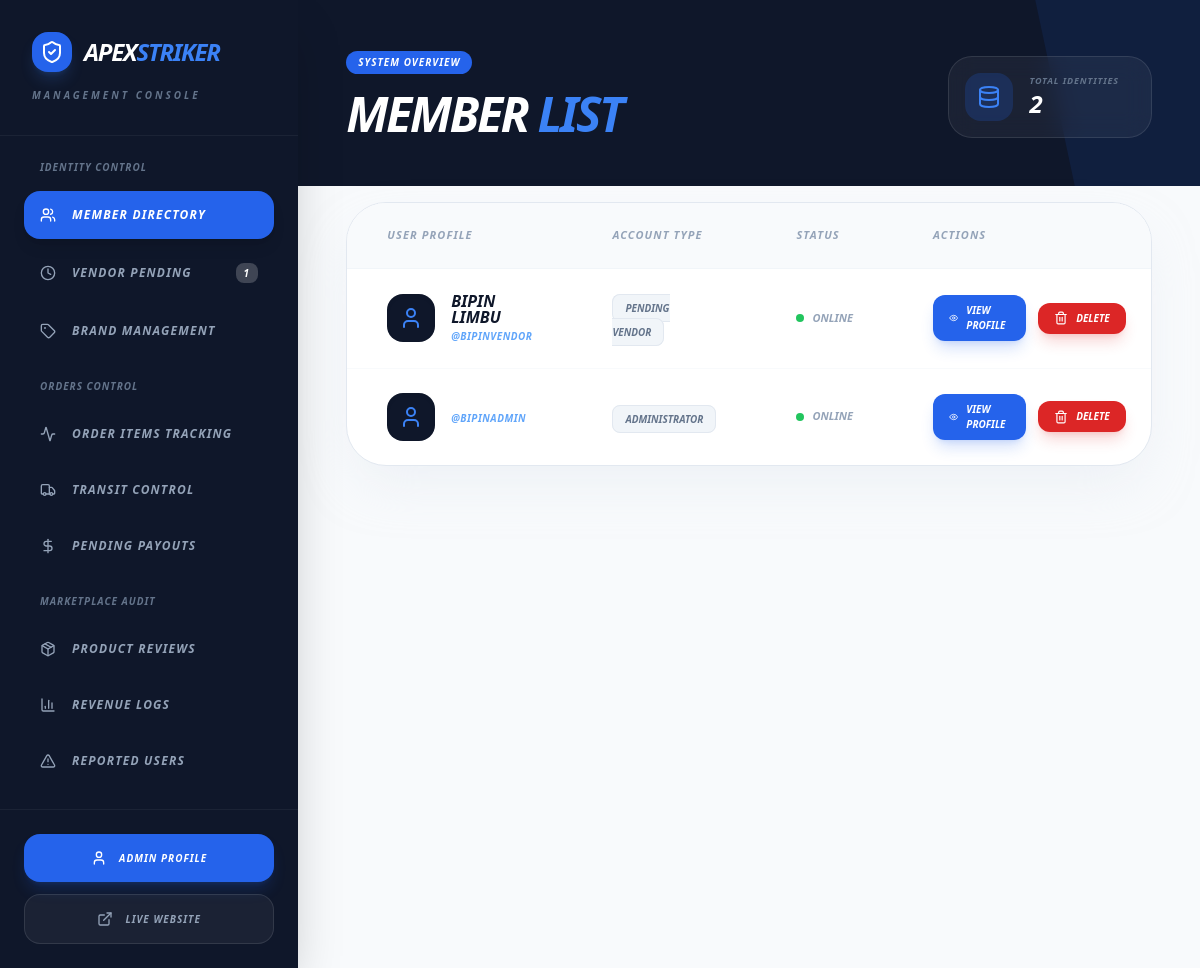
The page /dashboard/admin/ (signed in) on the database as committed earlier.
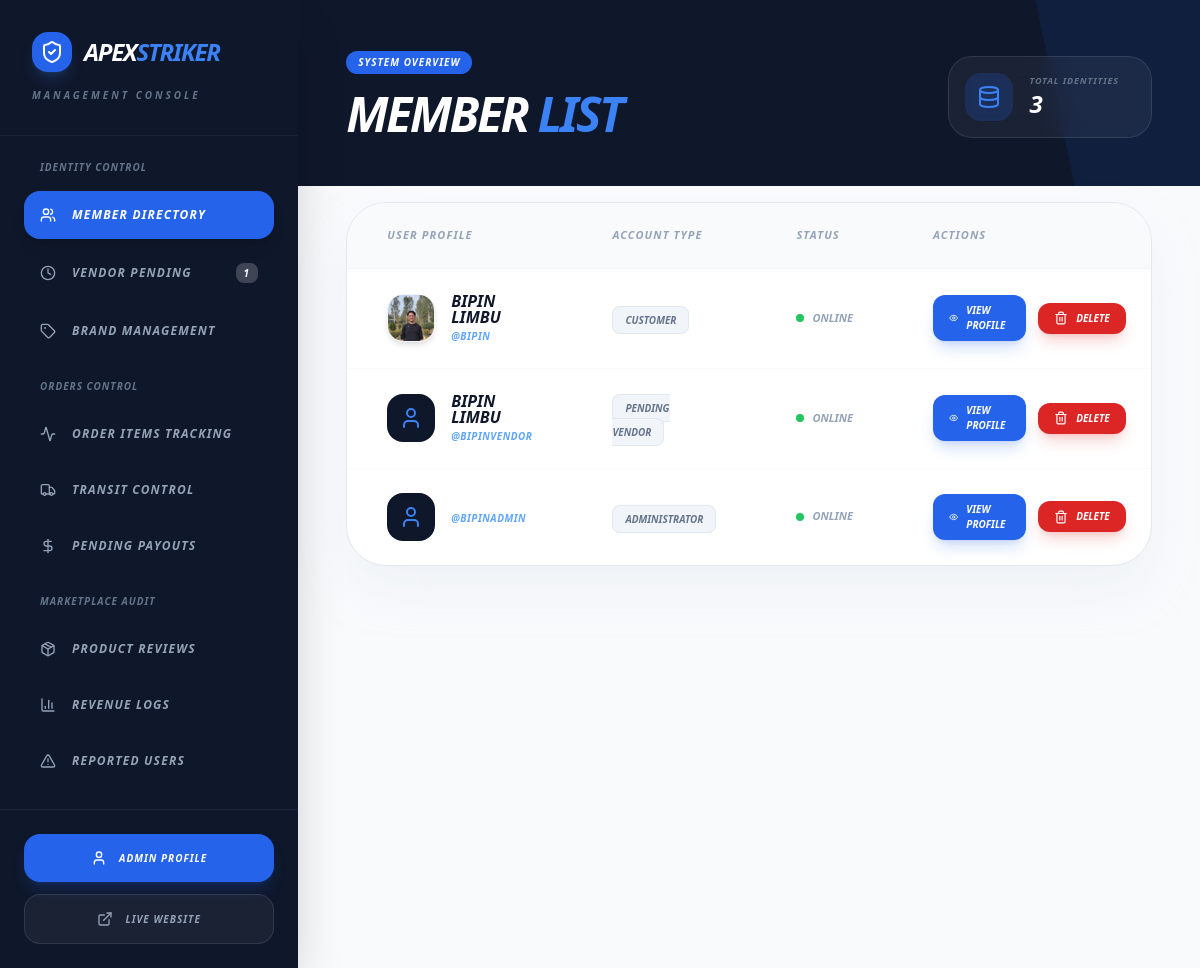
The same page on the database as committed later.
### as_app/models.py (models this page shows, shortened)
class User(AbstractUser):
    class Role(models.TextChoices):
        ADMIN = 'admin', 'Admin'
        VENDOR = 'vendor', 'Vendor'
        CUSTOMER = 'customer', 'Customer'
    phone = models.CharField(max_length=20, blank=True)
    address = models.TextField(blank=True)
    role = models.CharField(max_length=20, choices=Role.choices, default=Role.CUSTOMER)
    profile_picture = models.ImageField(upload_to='images/user/', blank=True, null=True)
    auth_token = models.CharField(max_length=255, blank=True, null=True)
    is_verified = models.BooleanField(default=False)

### as_app/views/dashboard.py (the view, shortened to what this page needs)
# urls.py: path('dashboard/admin/', admin_dashboard_view, name='admin_dashboard'),
@login_required
def admin_dashboard_view(request):
    if request.user.role != 'admin':
        messages.error(request, "You are not authorized to access the admin dashboard.")
        return redirect('/')
    section = request.GET.get('section', 'member-list')
    context = {
        'section' : section,
        'total_pending_vendors': Vendor.objects.filter(status=Vendor.Status.PENDING).count(),
        'total_pending_payouts': Disbursement.objects.filter(is_transferred=False).count(),
        'total_products_reviews': 350,
        'total_admin_revenue': sum(disbursement.admin_commission for disbursement in Disbursement.objects.filter(is_transferred=True)),
        'total_vendor_revenue': sum(disbursement.payout_amount for disbursement in Disbursement.objects.filter(is_transferred=True)),
        'total_revenue': sum(disbursement.total_amount for disbursement in Disbursement.objects.filter(is_transferred=True)),
        'total_reported_users': Report.objects.filter(is_resolved=False).count(),
    }
    if section == 'member-list':
        context['members'] = User.objects.all().order_by('-date_joined')
    elif section == 'pending-vendors':
        context['vendors'] = Vendor.objects.filter(status=Vendor.Status.PENDING).order_by('-requested_on')
    elif section == 'brand-management':
        context['brands'] = Brand.objects.all()
    elif section == 'shipping-control':
        context['shipping_orders'] = Order.objects.all().order_by('-created_at')
    elif section == 'pending-payout':
        context['pending_payouts'] = Disbursement.objects.filter(is_transferred=False).order_by('-created_at')
    elif section == 'product-reviews':
        context['product_reviews'] = Review.objects.all().order_by('-created_at')
    elif section == 'revenue-logs':
        context['revenue_logs'] = Disbursement.objects.filter(is_transferred=True).order_by('-created_at')
    elif section == 'reported-users':
        context['reported_users'] = Report.objects.all().order_by('-created_at')
    return render(request, 'dashboard/admin_dashboard.html', context)

### as_app/templates/dashboard/admin_dashboard.html (shortened to what the changed rows need)
<!DOCTYPE html>
<html lang="en">
<head>
    {% load static %}
    <link href="{% static 'css/styles.css' %}" rel="stylesheet" />
</head>
<body class="bg-slate-50 flex min-h-screen overflow-hidden">
    <aside class="w-80 bg-slate-900 text-white flex flex-col shadow-2xl relative z-30">
        <div class="p-8 border-b border-white/5">
            <div class="flex items-center gap-3">
                <h1 class="text-2xl font-black italic tracking-tighter uppercase">
                    Apex<span class="text-blue-500">Striker</span>
                </h1>
            </div>
        </div>
    </aside>
    <main class="flex-grow flex flex-col h-screen overflow-y-auto">
        {% if section == 'member-list' or not section %}
        {% include 'dashboard/admin/_member_list.html' %}
        {% elif section == 'pending-vendors' %}
        {% include 'dashboard/admin/_pending_vendors.html' %}
        {% elif section == 'brand-management' %}
        {% include 'dashboard/admin/_brand_management.html' %}
        {% elif section == 'order-items-tracking' %}
        {% include 'dashboard/admin/_order_items_tracking.html' %}
        {% elif section == 'shipping-control' %}
        {% include 'dashboard/admin/_shipping_control.html' %}
        {% elif section == 'pending-payout' %}
        {% include 'dashboard/admin/_pending_payout.html' %}
        {% elif section == 'product-reviews' %}
        {% include 'dashboard/admin/_product_reviews.html' %}
        {% elif section == 'revenue-logs' %}
        {% include 'dashboard/admin/_revenue_logs.html' %}
        {% elif section == 'reported-users' %}
        {% include 'dashboard/admin/_reported_users.html' %}
        {% endif %}
    </main>
</body>
</html>

### as_app/templates/dashboard/admin/_member_list.html (shortened to what the changed rows need)
<div class="bg-slate-900 p-12 relative overflow-hidden">
        <div class="relative z-10 flex justify-between items-end">
            <div>
                <h2 class="text-5xl font-black text-white italic uppercase tracking-tighter">Member <span class="text-blue-500">List</span></h2>
            </div>
            <div class="bg-white/5 border border-white/10 p-4 rounded-3xl backdrop-blur-md flex items-center gap-4">
                <div class="pr-4">
                    <p class="text-[9px] font-black text-slate-500 uppercase italic tracking-widest">Total Identities</p>
                    <p class="text-2xl font-black text-white italic">{{ members.count }}</p>
                </div>
            </div>
        </div>
    </div>
    <div class="p-12 -mt-8 relative z-20">
        <div class="bg-white rounded-[2.5rem] border border-slate-200 shadow-2xl shadow-slate-200/50 overflow-hidden">
            <table class="w-full text-left">
                <thead>
                    <tr class="bg-slate-50 border-b border-slate-100">
                        <th class="px-10 py-6 text-[11px] font-black text-slate-400 uppercase italic tracking-widest">User Profile</th>
                        <th class="px-10 py-6 text-[11px] font-black text-slate-400 uppercase italic tracking-widest">Account Type</th>
                        <th class="px-10 py-6 text-[11px] font-black text-slate-400 uppercase italic tracking-widest">Status</th>
                        <th class="px-10 py-6 text-[11px] font-black text-slate-400 uppercase italic tracking-widest">Actions</th>
                    </tr>
                </thead>
                <tbody class="divide-y divide-slate-50">
                    {% for member in members %}
                    <tr class="hover:bg-slate-50 transition-colors group">
                        <td class="px-10 py-6">
                            <div class="flex items-center gap-4">
                                <div class="relative h-12 w-12 shrink-0">
                                    {% if member.profile_picture %}
                                        <img src="{{ member.profile_picture.url }}"
                                            class="h-full w-full object-cover rounded-2xl shadow-md border border-slate-100">
                                    {% else %}
                                        <div class="h-full w-full bg-slate-900 rounded-2xl flex items-center justify-center text-blue-500 font-black italic shadow-inner">
                                            <i data-lucide="user" class="w-6 h-6"></i>
                                        </div>
                                    {% endif %}
                                </div>
                                <div>
                                    <p class="font-black text-slate-900 italic uppercase leading-none mb-1">{{ member.first_name }} {{ member.last_name }}</p>
                                    <p class="text-[10px] text-blue-400 font-bold italic uppercase tracking-wider">@{{ member.username }}</p>
                                </div>
                            </div>
                        </td>
                        <td class="px-10 py-6">
                            {% if member.role == 'admin' %}
                                <span class="text-[10px] font-black text-slate-500 bg-slate-100 px-3 py-1.5 rounded-lg uppercase italic border border-slate-200">Administrator</span>
                            {% elif member.role == 'vendor' and member.vendor_profile.status == 'pending' %}
                                <span class="text-[10px] font-black text-slate-500 bg-slate-100 px-3 py-1.5 rounded-lg uppercase italic border border-slate-200">Pending Vendor</span>
                            {% elif member.role == 'vendor' and member.vendor_profile.status == 'approved' %}
                                <span class="text-[10px] font-black text-slate-500 bg-slate-100 px-3 py-1.5 rounded-lg uppercase italic border border-slate-200">Trusted Vendor</span>
                            {% elif member.role == 'vendor' and member.vendor_profile.status == 'rejected' %}
                                <span class="text-[10px] font-black text-slate-500 bg-slate-100 px-3 py-1.5 rounded-lg uppercase italic border border-slate-200">Rejected Vendor</span>
                            {% elif member.role == 'customer' and member.is_verified %}
                                <span class="text-[10px] font-black text-slate-500 bg-slate-100 px-3 py-1.5 rounded-lg uppercase italic border border-slate-200">Verified Customer</span>
                            {% else %}
                                <span class="text-[10px] font-black text-slate-500 bg-slate-100 px-3 py-1.5 rounded-lg uppercase italic border border-slate-200">Customer</span>
                            {% endif %}
                        </td>
                        <td class="px-10 py-6">
                            <div class="flex items-center gap-2 text-slate-400">
                                {% if member.is_active %}
                                <div class="h-2 w-2 rounded-full bg-green-500"></div>
                                <p class="text-[11px] font-black italic uppercase">Online</p>
                                {% else %}
                                <div class="h-2 w-2 rounded-full bg-slate-300"></div>
                                <p class="text-[11px] font-black italic uppercase">Offline</p>
                                {% endif %}
                            </div>
                        </td>
                        <td class="px-10 py-6">
                            <div class="flex items-center gap-3">
                                <a href="/profile/{{ member.id }}/"
                                class="flex items-center gap-2 bg-blue-600 text-white px-4 py-2 rounded-xl font-black italic uppercase text-[10px] hover:bg-blue-700 transition-all shadow-lg shadow-blue-600/20">
                                    <i data-lucide="eye" class="w-3.5 h-3.5"></i> View Profile
                                </a>
                                <form method="POST" action="/profile/delete/{{ member.id }}/" onsubmit="return confirm('Are you sure you want to delete this member?');">
                                    <button type="submit" class="flex items-center gap-2 bg-red-600 text-white px-4 py-2 rounded-xl font-black italic uppercase text-[10px] hover:bg-red-700 transition-all shadow-lg shadow-red-600/20 active:scale-95">
                                        <i data-lucide="trash-2" class="w-3.5 h-3.5"></i> Delete
                                    </button>
                                </form>
                            </div>
                        </td>
                    </tr>
                    {% empty %}
                        <div class="bg-white rounded-xl border border-slate-200 shadow-sm p-12 text-center">
                            <i data-lucide="inbox" class="w-12 h-12 mx-auto mb-4 text-slate-300"></i>
                            <p class="text-sm font-black text-slate-500 uppercase italic tracking-widest">No members found.</p>
                        </div>
                    {% endfor %}
                </tbody>
            </table>
        </div>
    </div>

Rows that differ between the two databases and show on the page:
added User: profile_picture (picture), first_name "BIPIN", last_name "LIMBU", username "BIPIN", role "CUSTOMER", is_active True (drawn)
Other text that changed with them:
{{ members.count }}: "2" → "3"
